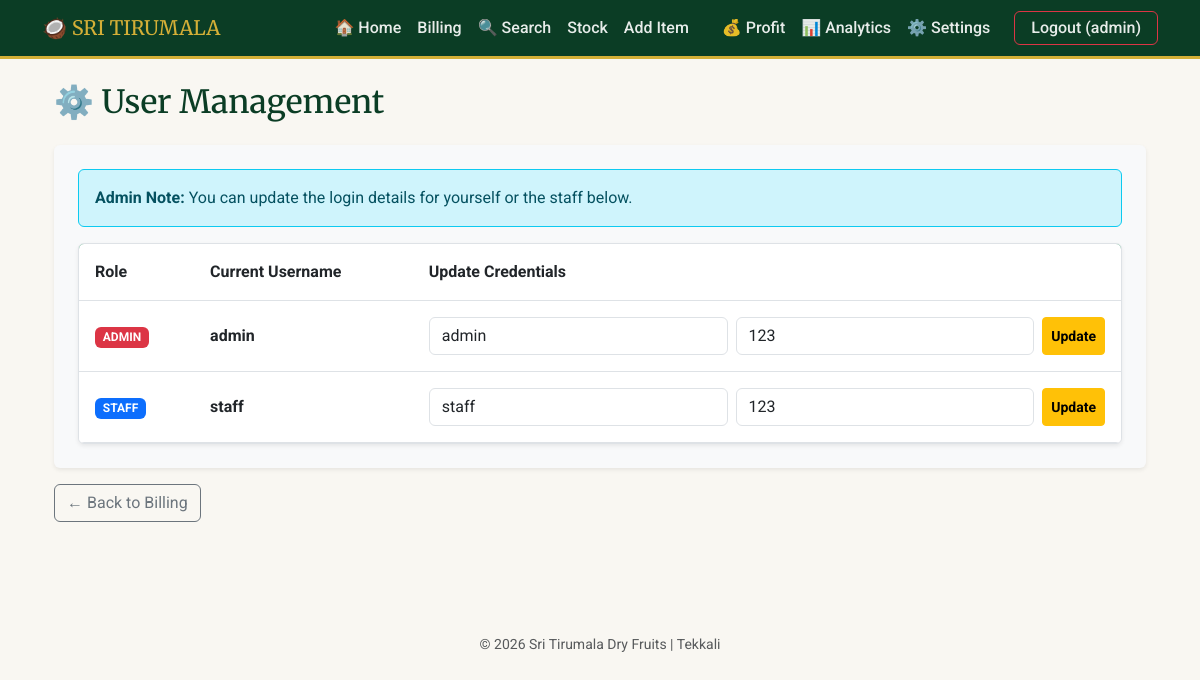
The app's page /settings (signed in) with its own data.
### tables this page shows
CREATE TABLE users (
            id INTEGER PRIMARY KEY AUTOINCREMENT,
            username TEXT NOT NULL,
            password TEXT NOT NULL,
            role TEXT NOT NULL
        );

### app.py (the view)
@app.route('/settings')
def settings():
    if 'user' not in session or session.get('role') != 'admin':
        flash("⛔ Access Denied: Admin Only!")
        return redirect('/sell')
    conn = get_db_connection()
    users = conn.execute('SELECT * FROM users').fetchall()
    conn.close()
    return render_template('settings.html', users=users)

### app.py (called while the page is built)
def get_db_connection():
    conn = sqlite3.connect('dryfruits_v3.db')
    conn.row_factory = sqlite3.Row
    return conn

### templates/settings.html (shortened to what this page needs)
{% extends "layout.html" %}
{% block content %}
<div class="container mt-4">
    <h2 class="mb-4" style="color: #0B3D25; font-family: 'Merriweather', serif;">⚙️ User Management</h2>
    <div class="card p-4 shadow-sm border-0 bg-light">
        <div class="alert alert-info border-info">
            <strong>Admin Note:</strong> You can update the login details for yourself or the staff below.
        </div>
        <div class="table-responsive bg-white rounded shadow-sm border">
            <table class="table table-hover align-middle mb-0">
                <thead class="bg-success text-white">
                    <tr>
                        <th class="p-3">Role</th>
                        <th class="p-3">Current Username</th>
                        <th class="p-3">Update Credentials</th>
                    </tr>
                </thead>
                <tbody>
                    {% for u in users %}
                    <tr>
                        <td class="p-3">
                            {% if u.role == 'admin' %}
                                <span class="badge bg-danger">ADMIN</span>
                            {% else %}
                                <span class="badge bg-primary">STAFF</span>
                            {% endif %}
                        </td>
                        <td class="p-3 fw-bold">{{ u.username }}</td>
                        <td class="p-3">
                            <form action="/update_user" method="POST" class="d-flex gap-2">
                                <input type="text" name="username" class="form-control" value="{{ u.username }}" required placeholder="Username">
                                <input type="text" name="password" class="form-control" value="{{ u.password }}" required placeholder="New Password">
                                <button type="submit" class="btn btn-warning btn-sm fw-bold">Update</button>
                            </form>
                        </td>
                    </tr>
                    {% endfor %}
                </tbody>
            </table>
        </div>
    </div>
    <div class="mt-3">
        <a href="/sell" class="btn btn-outline-secondary">← Back to Billing</a>
    </div>
</div>
{% endblock %}

### templates/layout.html (style rules this page uses)
:root { --brand-green: #0B3D25; --brand-gold: #D4AF37; --bg-cream: #F9F7F2; }
body { background-color: var(--bg-cream); font-family: 'Roboto', sans-serif; color: #333; }
.card { border-top: 4px solid var(--brand-gold); background: white; }

### records on screen
users: role "ADMIN", username "admin", password "123"
users: role "STAFF", username "staff", password "123"

### other values on screen
{{ session['user'] }} "admin"
